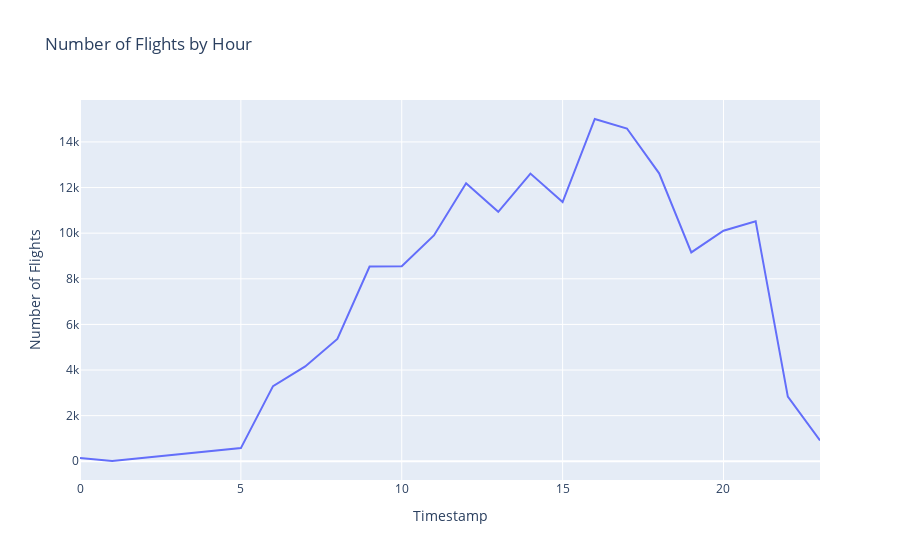

Notebook code for this chart:
### Markdown cell above
Xét theo giờ

### Code cell
flight_hours = df['Timestamp'].dt.hour.value_counts().sort_index()
px.line(flight_hours,
       x=flight_hours.index,
       y=flight_hours.values,
       title='Number of Flights by Hour',
       labels={'x':'Hour', 'y':'Number of Flights'})

### Figure 1 — Plotly figure (JSON) as saved in the notebook; plotly's stock layout.template omitted (floating-point values rounded to 4 significant figures)
{"data": [{"hovertemplate": "Timestamp=%{x}<br>Number of Flights=%{y}<extra></extra>", "legendgroup": "", "line": {"color": "#636efa", "dash": "solid"}, "marker": {"symbol": "circle"}, "mode": "lines", "name": "", "orientation": "v", "showlegend": false, "type": "scatter", "x": [0, 1, 5, 6, 7, 8, 9, 10, 11, 12, 13, 14, 15, 16, 17, 18, 19, 20, 21, 22, 23], "xaxis": "x", "y": [148, 12, 578, 3293, 4157, 5365, 8537, 8553, 9899, 12188, 10936, 12613, 11363, 15005, 14587, 12623, 9158, 10105, 10526, 2833, 913], "yaxis": "y"}], "layout": {"legend": {"tracegroupgap": 0}, "title": {"text": "Number of Flights by Hour"}, "xaxis": {"anchor": "y", "domain": [0, 1], "title": {"text": "Timestamp"}}, "yaxis": {"anchor": "x", "domain": [0, 1], "title": {"text": "Number of Flights"}}}}
